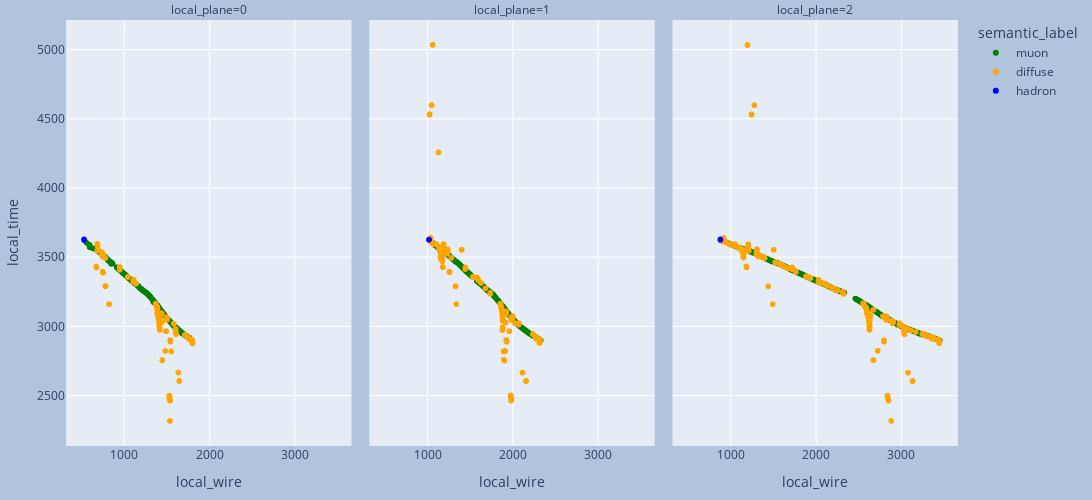

Notebook code cell kept with this figure:
### Code cell
"""Process all events in a file into graphs"""
f = NuMLFile(fname)
evt = f.get_dataframe("event_table", ["event_id"])
hit = f.get_dataframe("hit_table")
part = f.get_dataframe("particle_table", ["event_id", "g4_id", "parent_id", "type", "momentum", "start_process", "end_process"])
edep = f.get_dataframe("edep_table")
sp = f.get_dataframe("spacepoint_table")

print_out = True
write = False
# loop over events in file
count = 0
for i,key in enumerate(evt.index): 
    planes = single_plane_graph_vis(key, hit, part, edep, sp)
    if planes:
        clear_output(wait=True)
        plot_event(handle_planes(planes), print_out=print_out, write=write)
        if print_out:
            in_key = input("Press Enter to continue or type q to exit")
            if in_key == 'q': break

### Figure 1 — Plotly figure (JSON) as saved in the notebook; plotly's stock layout.template omitted (floating-point values rounded to 4 significant figures; data arrays with more than 128 entries replaced by an {"elided": "..."} marker saying what was removed)
{"data": [{"customdata": {"elided": "1021x8 mixed values"}, "hovertemplate": "semantic_label=muon<br>local_plane=0<br>local_wire=%{x}<br>local_time=%{y}<br>g4_id=%{customdata[0]}<br>type=%{customdata[1]}<br>energy_fraction=%{customdata[2]}<br>start_process=%{customdata[3]}<br>end_process=%{customdata[4]}<br>parent_id=%{customdata[5]}<br>parent_type=%{customdata[6]}<br>parent_energy_fraction=%{customdata[7]}<extra></extra>", "legendgroup": "muon", "marker": {"color": "green", "symbol": "circle"}, "mode": "markers", "name": "muon", "showlegend": true, "type": "scattergl", "x": {"elided": "1021 int values"}, "xaxis": "x", "y": {"elided": "1021 float values"}, "yaxis": "y"}, {"customdata": {"elided": "1133x8 mixed values"}, "hovertemplate": "semantic_label=muon<br>local_plane=1<br>local_wire=%{x}<br>local_time=%{y}<br>g4_id=%{customdata[0]}<br>type=%{customdata[1]}<br>energy_fraction=%{customdata[2]}<br>start_process=%{customdata[3]}<br>end_process=%{customdata[4]}<br>parent_id=%{customdata[5]}<br>parent_type=%{customdata[6]}<br>parent_energy_fraction=%{customdata[7]}<extra></extra>", "legendgroup": "muon", "marker": {"color": "green", "symbol": "circle"}, "mode": "markers", "name": "muon", "showlegend": false, "type": "scattergl", "x": {"elided": "1133 int values"}, "xaxis": "x2", "y": {"elided": "1133 float values"}, "yaxis": "y2"}, {"customdata": {"elided": "2105x8 mixed values"}, "hovertemplate": "semantic_label=muon<br>local_plane=2<br>local_wire=%{x}<br>local_time=%{y}<br>g4_id=%{customdata[0]}<br>type=%{customdata[1]}<br>energy_fraction=%{customdata[2]}<br>start_process=%{customdata[3]}<br>end_process=%{customdata[4]}<br>parent_id=%{customdata[5]}<br>parent_type=%{customdata[6]}<br>parent_energy_fraction=%{customdata[7]}<extra></extra>", "legendgroup": "muon", "marker": {"color": "green", "symbol": "circle"}, "mode": "markers", "name": "muon", "showlegend": false, "type": "scattergl", "x": {"elided": "2105 int values"}, "xaxis": "x3", "y": {"elided": "2105 float values"}, "yaxis": "y3"}, {"customdata": {"elided": "193x8 mixed values"}, "hovertemplate": "semantic_label=diffuse<br>local_plane=0<br>local_wire=%{x}<br>local_time=%{y}<br>g4_id=%{customdata[0]}<br>type=%{customdata[1]}<br>energy_fraction=%{customdata[2]}<br>start_process=%{customdata[3]}<br>end_process=%{customdata[4]}<br>parent_id=%{customdata[5]}<br>parent_type=%{customdata[6]}<br>parent_energy_fraction=%{customdata[7]}<extra></extra>", "legendgroup": "diffuse", "marker": {"color": "orange", "symbol": "circle"}, "mode": "markers", "name": "diffuse", "showlegend": true, "type": "scattergl", "x": {"elided": "193 int values"}, "xaxis": "x", "y": {"elided": "193 float values"}, "yaxis": "y"}, {"customdata": {"elided": "253x8 mixed values"}, "hovertemplate": "semantic_label=diffuse<br>local_plane=1<br>local_wire=%{x}<br>local_time=%{y}<br>g4_id=%{customdata[0]}<br>type=%{customdata[1]}<br>energy_fraction=%{customdata[2]}<br>start_process=%{customdata[3]}<br>end_process=%{customdata[4]}<br>parent_id=%{customdata[5]}<br>parent_type=%{customdata[6]}<br>parent_energy_fraction=%{customdata[7]}<extra></extra>", "legendgroup": "diffuse", "marker": {"color": "orange", "symbol": "circle"}, "mode": "markers", "name": "diffuse", "showlegend": false, "type": "scattergl", "x": {"elided": "253 int values"}, "xaxis": "x2", "y": {"elided": "253 float values"}, "yaxis": "y2"}, {"customdata": {"elided": "445x8 mixed values"}, "hovertemplate": "semantic_label=diffuse<br>local_plane=2<br>local_wire=%{x}<br>local_time=%{y}<br>g4_id=%{customdata[0]}<br>type=%{customdata[1]}<br>energy_fraction=%{customdata[2]}<br>start_process=%{customdata[3]}<br>end_process=%{customdata[4]}<br>parent_id=%{customdata[5]}<br>parent_type=%{customdata[6]}<br>parent_energy_fraction=%{customdata[7]}<extra></extra>", "legendgroup": "diffuse", "marker": {"color": "orange", "symbol": "circle"}, "mode": "markers", "name": "diffuse", "showlegend": false, "type": "scattergl", "x": {"elided": "445 int values"}, "xaxis": "x3", "y": {"elided": "445 float values"}, "yaxis": "y3"}, {"customdata": [[3, 2212, 0.8214, "primary", "FastScintillation", 0, "No Info", "No Info"], [3, 2212, 0.9882, "primary", "FastScintillation", 0, "No Info", "No Info"], [3, 2212, 0.9996, "primary", "FastScintillation", 0, "No Info", "No Info"]], "hovertemplate": "semantic_label=hadron<br>local_plane=0<br>local_wire=%{x}<br>local_time=%{y}<br>g4_id=%{customdata[0]}<br>type=%{customdata[1]}<br>energy_fraction=%{customdata[2]}<br>start_process=%{customdata[3]}<br>end_process=%{customdata[4]}<br>parent_id=%{customdata[5]}<br>parent_type=%{customdata[6]}<br>parent_energy_fraction=%{customdata[7]}<extra></extra>", "legendgroup": "hadron", "marker": {"color": "blue", "symbol": "circle"}, "mode": "markers", "name": "hadron", "showlegend": true, "type": "scattergl", "x": [530, 529, 528], "xaxis": "x", "y": [3625.0, 3627.0, 3628.0], "yaxis": "y"}, {"customdata": [[3, 2212, 0.8864, "primary", "FastScintillation", 0, "No Info", "No Info"], [3, 2212, 0.9621, "primary", "FastScintillation", 0, "No Info", "No Info"]], "hovertemplate": "semantic_label=hadron<br>local_plane=1<br>local_wire=%{x}<br>local_time=%{y}<br>g4_id=%{customdata[0]}<br>type=%{customdata[1]}<br>energy_fraction=%{customdata[2]}<br>start_process=%{customdata[3]}<br>end_process=%{customdata[4]}<br>parent_id=%{customdata[5]}<br>parent_type=%{customdata[6]}<br>parent_energy_fraction=%{customdata[7]}<extra></extra>", "legendgroup": "hadron", "marker": {"color": "blue", "symbol": "circle"}, "mode": "markers", "name": "hadron", "showlegend": false, "type": "scattergl", "x": [1022, 1021], "xaxis": "x2", "y": [3626.0, 3627.0], "yaxis": "y2"}, {"customdata": [[3, 2212, 0.8519, "primary", "FastScintillation", 0, "No Info", "No Info"], [3, 2212, 0.9866, "primary", "FastScintillation", 0, "No Info", "No Info"], [3, 2212, 0.999, "primary", "FastScintillation", 0, "No Info", "No Info"]], "hovertemplate": "semantic_label=hadron<br>local_plane=2<br>local_wire=%{x}<br>local_time=%{y}<br>g4_id=%{customdata[0]}<br>type=%{customdata[1]}<br>energy_fraction=%{customdata[2]}<br>start_process=%{customdata[3]}<br>end_process=%{customdata[4]}<br>parent_id=%{customdata[5]}<br>parent_type=%{customdata[6]}<br>parent_energy_fraction=%{customdata[7]}<extra></extra>", "legendgroup": "hadron", "marker": {"color": "blue", "symbol": "circle"}, "mode": "markers", "name": "hadron", "showlegend": false, "type": "scattergl", "x": [880, 879, 878], "xaxis": "x3", "y": [3626.0, 3627.0, 3628.0], "yaxis": "y3"}], "layout": {"annotations": [{"font": {}, "showarrow": false, "text": "local_plane=0", "x": 0.16, "xanchor": "center", "xref": "paper", "y": 1, "yanchor": "bottom", "yref": "paper"}, {"font": {}, "showarrow": false, "text": "local_plane=1", "x": 0.5, "xanchor": "center", "xref": "paper", "y": 1, "yanchor": "bottom", "yref": "paper"}, {"font": {}, "showarrow": false, "text": "local_plane=2", "x": 0.84, "xanchor": "center", "xref": "paper", "y": 1, "yanchor": "bottom", "yref": "paper"}], "height": 500, "legend": {"title": {"text": "semantic_label"}, "tracegroupgap": 0}, "margin": {"b": 20, "l": 20, "r": 20, "t": 20}, "paper_bgcolor": "LightSteelBlue", "width": 1200, "xaxis": {"anchor": "y", "autorange": true, "domain": [0, 0.32], "range": [321.5, 3660.0], "title": {"text": "local_wire"}, "type": "linear"}, "xaxis2": {"anchor": "y2", "autorange": true, "domain": [0.34, 0.66], "matches": "x", "range": [321.5, 3660.0], "title": {"text": "local_wire"}, "type": "linear"}, "xaxis3": {"anchor": "y3", "autorange": true, "domain": [0.68, 1.0], "matches": "x", "range": [321.5, 3660.0], "title": {"text": "local_wire"}, "type": "linear"}, "yaxis": {"anchor": "x", "autorange": true, "domain": [0, 1], "range": [2136.0, 5216.0], "title": {"text": "local_time"}, "type": "linear"}, "yaxis2": {"anchor": "x2", "autorange": true, "domain": [0, 1], "matches": "y", "range": [2136.0, 5216.0], "showticklabels": false, "type": "linear"}, "yaxis3": {"anchor": "x3", "autorange": true, "domain": [0, 1], "matches": "y", "range": [2136.0, 5216.0], "showticklabels": false, "type": "linear"}}}
